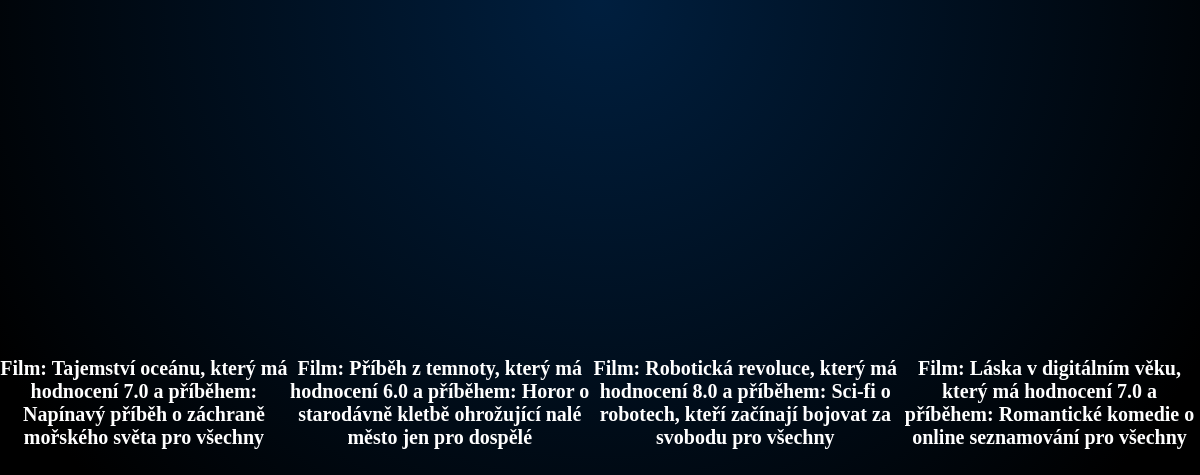
The page / on the database its author committed.
### movies/models.py (models this page shows, shortened)
class Movie(models.Model):
    title = models.CharField(max_length=50, verbose_name='Název filmu')
    length = models.IntegerField(validators=[MinValueValidator(45), MaxValueValidator(200)], default=90, verbose_name='Délka v minutách')
    is_for_adults = models.BooleanField(default=False, verbose_name='Pouze pro dospělé')
    description = models.TextField(blank=True, null=True, verbose_name='Popis')
    rating = models.FloatField(
        validators=[MinValueValidator(0), MaxValueValidator(10)], verbose_name='Hodnocení'
    )

### movies/views.py (the view)
# urls.py: path('', views.index),
def index(request):
    movies = Movie.objects.all()
    return render(request, 'movies/index.html',{
        'movies': movies,
    })

### movies/templates/movies/index.html (shortened to what this page needs)
{% extends "base.html" %}
{% load static %}
{% block styles %}
<link rel="stylesheet" href="{% static "movies/index.css" %}">
{% endblock styles %}
{% block content %}
    <section class="movies">
            {% for one_movie in movies  %}
            <ul>
                <li>Film: {{one_movie.title}}, který má hodnocení {{one_movie.rating}} a příběhem: {{one_movie.description}}
                    {% if one_movie.is_for_adults %}
                        jen pro dospělé
                    {% else %}
                        pro všechny
                    {% endif %}
                </li>
            </ul>
            {% endfor %}
    </section>
{% endblock content %}

### templates/base.html (shortened to what this page needs)
{% load static %}
<!DOCTYPE html>
<html lang="en">
<head>
    <link rel="stylesheet" href="{% static "base.css" %}">
    {% block styles %}{% endblock styles %}
</head>
<body>
    {% block content %}{% endblock content %}
</body>
</html>

### static/base.css (style rules this page uses)
* { margin: 0; padding: 0; box-sizing: border-box; }
body { background: radial-gradient(circle at top, #001f3f, #000000 70%); }

### movies/static/movies/index.css (style rules this page uses)
.movies { min-height: 100vh; display:flex; justify-content: center; align-items: center; }
.movies ul { text-align: center; animation: fromTop 2.5s linear }
.movies ul li { color:white; list-style: none; margin-top: 5px; font-weight: bold; font-size: 20px; }

### rows shown on the page
Movie: title "Tajemství oceánu", rating "7.0", description "Napínavý příběh o záchraně mořského světa", is_for_adults "pro všechny"
Movie: title "Příběh z temnoty", rating "6.0", description "Horor o starodávně kletbě ohrožující nalé město", is_for_adults "jen pro dospělé"
Movie: title "Robotická revoluce", rating "8.0", description "Sci-fi o robotech, kteří začínají bojovat za svobodu", is_for_adults "pro všechny"
Movie: title "Láska v digitálním věku", rating "7.0", description "Romantické komedie o online seznamování", is_for_adults "pro všechny"
